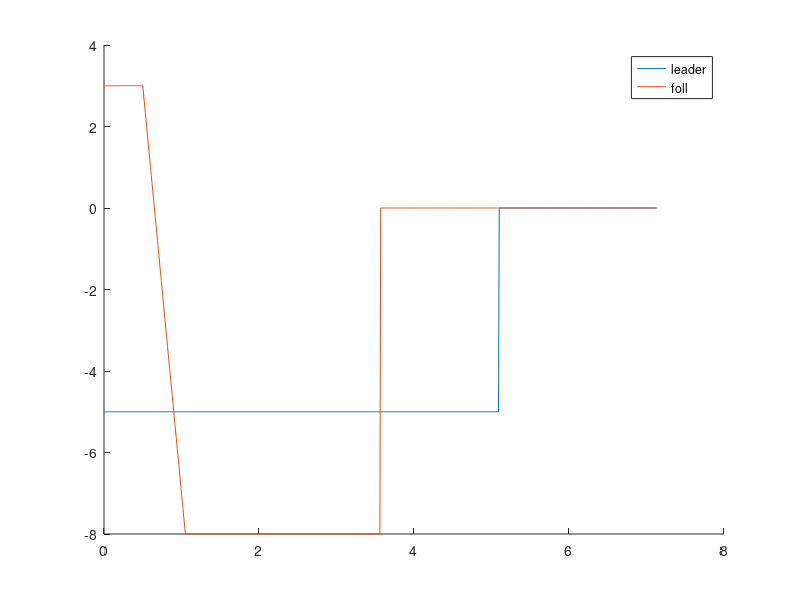
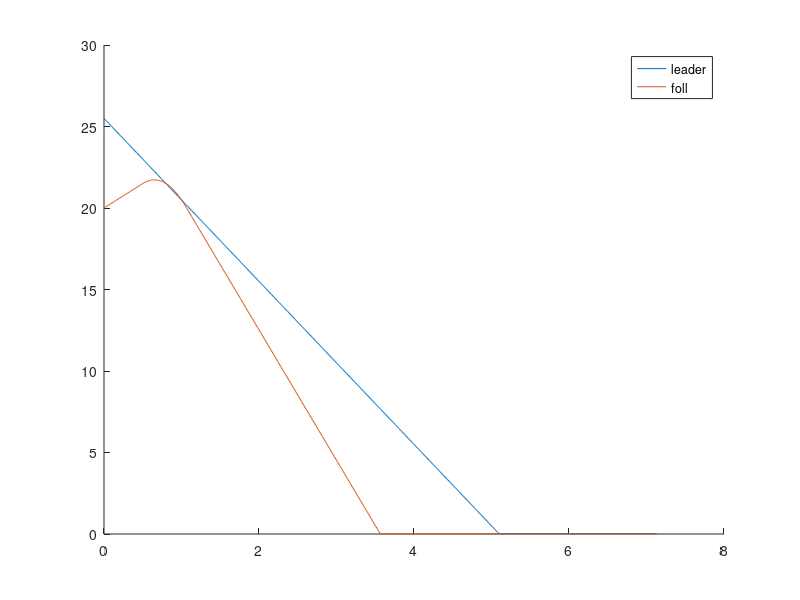
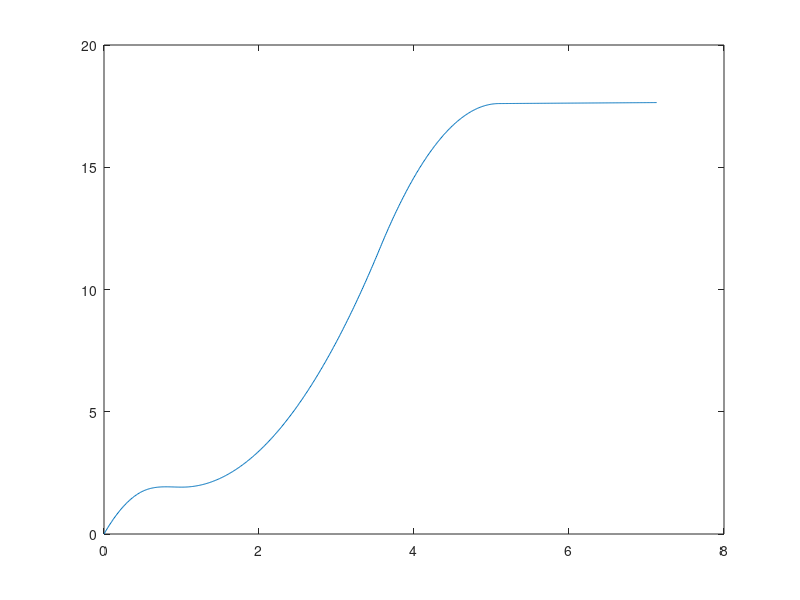

Here is the MATLAB script that generated these plots, in order:
clearvars; 
close all;

td = 0.5;
vf0 = 20;
af0 = 3;
df = -8;
jf = -20;
vl0 = 25.5;
dl = -5;

t1 = -(af0-df)/jf;
vfT = vf0+af0*td;
vft1 = vfT + af0*t1+1/2*jf*t1^2;
t2 = -vft1/df;

tL = -vl0/dl;

sampling = 0.01;
t = 0:sampling:2*(td+t1+t2);
al = zeros(length(t), 1);
af = zeros(length(t), 1);

al(t<=tL) = dl;
af(t<=td) = af0;
af(t>td & t<=td+t1) = af0 + jf*(t(t>td & t<=td+t1)-td);
af(t>td+t1 & t<=td+t1+t2) = df;

vl = vl0 + cumtrapz(sampling, al);
vf = vf0 + cumtrapz(sampling, af);

deltaGap = cumtrapz(sampling, vl-vf);

figure; hold on;
plot(t, al); plot(t, af);
legend('leader', 'foll')

figure; hold on;
plot(t, vl); plot(t, vf);
legend('leader', 'foll');

figure; plot(t, deltaGap)